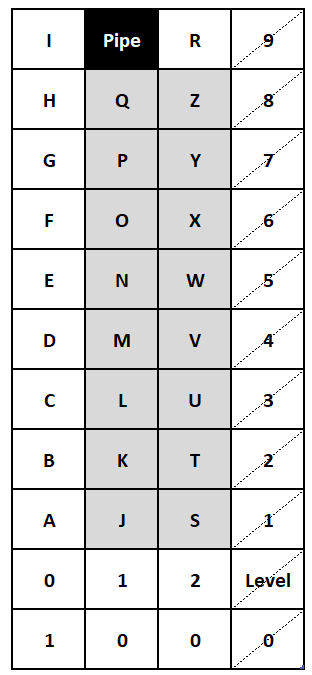
#> input picture python/PRINCESS.PNG, 312 x 675 px
$ python princess.py
#> lines starting #> are read from the running program, lines starting #| are printed output that depends on the picture
from PIL import Image, ImageDraw
import random
import time

# Load the image
image_path = 'PRINCESS.PNG'
img = Image.open(image_path)
#> img is the input picture: PIL image 312x675 RGBA; mean R, G, B, A 218.1, 218.1, 218.1, 255
draw = ImageDraw.Draw(img)

# Define the coordinates of the squares where you want to simulate flashing
squares = [
    (45, 45, 90, 90),  # Example coordinates of the first square (adjust as needed)
    # Add the coordinates for the remaining squares
]

while True:
    # Randomly select a square
    selected_square = random.choice(squares)

    # Clear the square by redrawing it with a black rectangle
    x1, y1, x2, y2 = selected_square
    draw.rectangle((x1, y1, x2, y2), fill='black')

    # Save the modified image
    img.save('Supergirl.jpg')
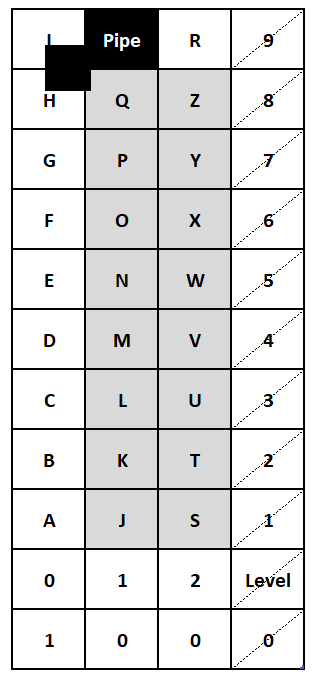
#> saved as Supergirl.jpg: PIL image 312x675 RGBA; mean R, G, B, A 215.9, 215.9, 215.9, 255

    # Sleep for 1 second before restoring the square
    time.sleep(1)

    # Restore the original content of the square (e.g., by reloading the image)
    img = Image.open(image_path)
    draw = ImageDraw.Draw(img)

    # Save the updated image
    img.save('Supergirl.png')
